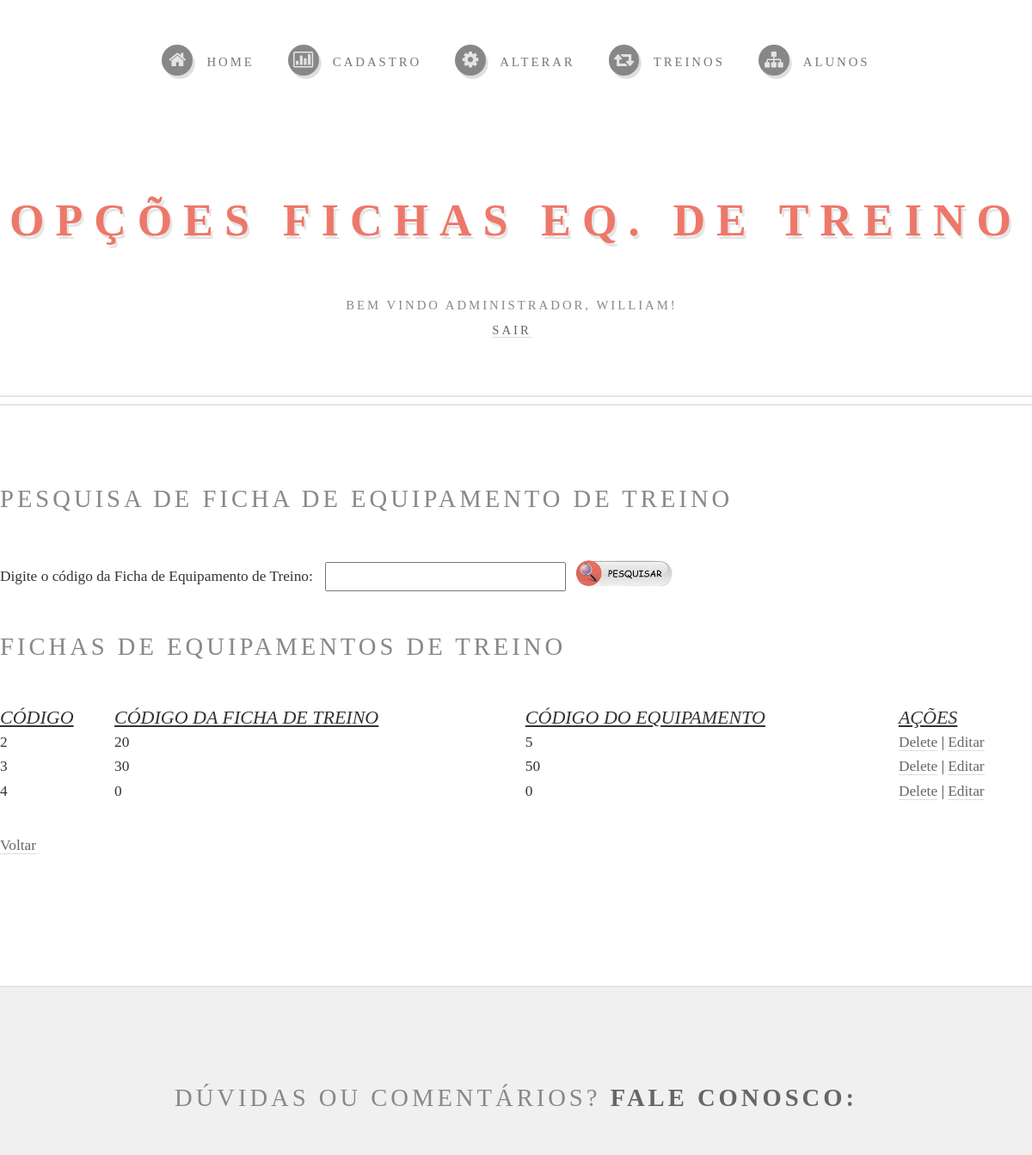
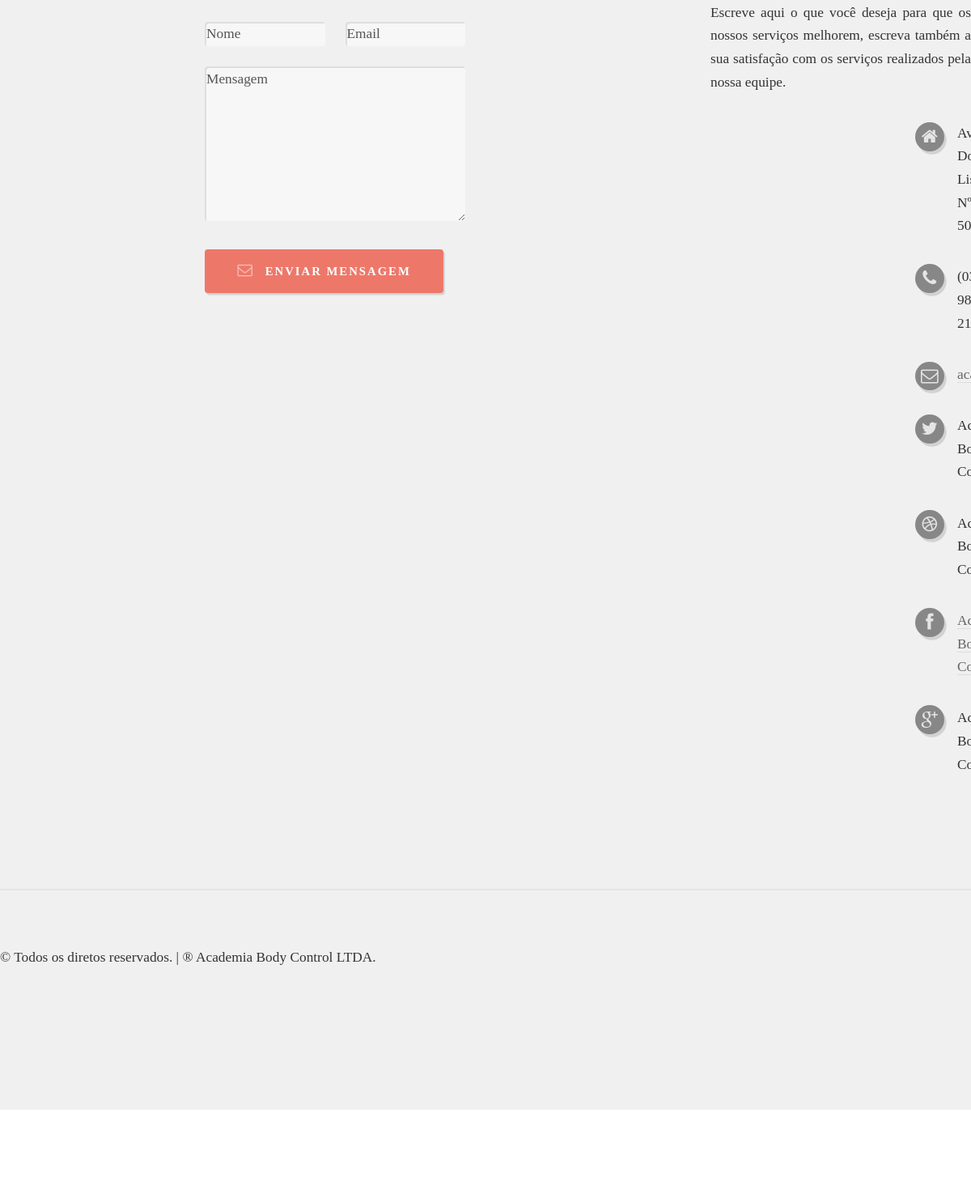
The app's page /equipamento_treino/pesquisa.php (signed in) with its own data (2 pictures, top to bottom).
### tables this page shows
CREATE TABLE IF NOT EXISTS `fichaequipamentodetreino` (
  `codigo` int(11) NOT NULL AUTO_INCREMENT,
  `codigoFicha` int(11) NOT NULL,
  `codigoEquipamento` int(4) NOT NULL,
  PRIMARY KEY (`codigo`)
);

### equipamento_treino/pesquisa.php (the view, shortened to what this page needs)
<!DOCTYPE HTML>
<html>
	<head>
			<link rel="stylesheet" href="../css/skel-noscript.css" />
			<link rel="stylesheet" href="../css/style.css" />
			<link rel="stylesheet" href="../css/style-desktop.css" />
	</head>
	<body class="homepage">
			<div id="header-wrapper">
					<div id="header" class="container">
							<h1 id="logo"><a href="#">Opções Fichas Eq. de Treino</a></h1>
                            <div class="bv">
<?php
		$usuario = $_SESSION['user'];
		print "<p>Bem vindo administrador, $usuario!";
?>
</br><a href='../logout.php'>Sair</a>
</div>
							<nav id="nav">
									<ul>
									<li><a class="icon icon-home" href="../index.php"><span>HOME</span></a></li>
									<li>
										<a href="" class="icon icon-bar-chart"><span>CADASTRO</span></a>
									</li>
									<li><a class="icon icon-cog" href="#"><span>ALTERAR</span></a>
                                        </li>
									<li><a class="icon icon-retweet" href="../treinos.php"><span>TREINOS</span></a></li>
									<li><a class="icon icon-sitemap" href="../alunos.php"><span>ALUNOS </span></a></li>
								</ul>
							</nav>
					</div>
			</div>
			<div id="features-wrapper">
					<section id="features" class="container">
						<div class="">
                            <div class="pesquisa">
       <h2>Pesquisa de Ficha de Equipamento de Treino</h2>
       <div class="area_pesquisa">
		<form method="post" action="pesquisa.php">
			<label id='lpesquisa'>Digite o código da Ficha de Equipamento de Treino:</label>
			<input id='ipesquisa' type="text" name="codigo" />
			<button id="submit_pesquisa" class="button" type="submit"></button>
		</form>
        </div>
		<h2>Fichas de Equipamentos de Treino</h2>
		<?php
			$ds = 'mysql:host=localhost;dbname=bodycontrol';
			$user = 'root';
			$pass = '';
			$db = new PDO($ds, $user, $pass);
			if(isset($_POST['codigo'])){
				$codigo = $_POST['codigo'];
				$query = "SELECT * FROM fichaequipamentodetreino WHERE codigo = ?";
				$stm = $db->prepare($query);
				$stm ->bindParam(1, $codigo);
			}
			else  {
				$query = "SELECT * FROM fichaequipamentodetreino";
				$stm = $db->prepare($query);
			}
			if ($stm -> execute()){
						print"<table border style='border-collapse:collapse'>";
						print"<tr class='lista'><th>CÓDIGO</th>";
						print"<th>CÓDIGO DA FICHA DE TREINO</th>";
						print"<th>CÓDIGO DO EQUIPAMENTO</th>";
						print"<th>AÇÕES</th></tr>";
						while ($row = $stm->fetch()){
						$codigo = $row['codigo'];
						$codigoFicha = $row ['codigoFicha'];
						$codigoEquipamento = $row ['codigoEquipamento'];
						print"<tr><td>$codigo</td>";
						print"<td>$codigoFicha</td>";
						print"<td>$codigoEquipamento</td>";
						print"<td><a href='delete.php?codigo=$codigo'>Delete</a> | ";
						print"<a href='edita.php?codigo=$codigo&codigoFicha=$codigoFicha&codigoEquipamento=$codigoEquipamento&'>";
						print"Editar</a></td></tr>";
					}
					print "</table>";
			}
			else{
				print"<h3>Erro ao listar Fichas de Treino</h3>";
			}
		?>
		<a href="../index.php">Voltar</a>
							</div>
						</div>
					</section>
			</div>
			<div id="main-wrapper">
			<div id="footer-wrapper">
					<div id="footer" class="container">
						<header>
							<h2>DÚVIDAS OU COMENTÁRIOS? <strong>FALE CONOSCO:</strong></h2>
						</header>
						<div class="row">
							<div class="6u">
								<section>
									<form method="post" action="#">
										<div class="row half">
											<div class="6u">
												<input name="name" placeholder="Nome" type="text" class="text" />
											</div>
											<div class="6u">
												<input name="email" placeholder="Email" type="text" class="text" />
											</div>
										</div>
										<div class="row half">
											<div class="12u">
												<textarea name="message" placeholder="Mensagem"></textarea>
											</div>
										</div>
										<div class="row half">
											<div class="12u">
												<a href="#" class="button button-icon icon icon-envelope">Enviar Mensagem</a>
											</div>
										</div>
									</form>
								</section>
							</div>
							<div class="6u">
								<section>
									<p>Escreve aqui o que você deseja para que os nossos serviços melhorem, escreva também a sua satisfação com os serviços realizados pela nossa equipe.</p>
									<div class="row">
										<ul class="icons 6u">
											<li class="icon icon-home">Av. Doutor Lisboa, Nº 500</li>
											<li class="icon icon-phone">
												(035) 9892-2133</li>
											<li class="icon icon-envelope">
												<a href="#">academia@bodycontrol.com</a></li>
										</ul>
										<ul class="icons 6u">
											<li class="icon icon-twitter">Academia Body Control</li>
											<li class="icon icon-dribbble">Academia Body Control</li>
											<li class="icon icon-facebook"><a href="https://www.facebook.com/pages/Body-Control/234431953391505?skip_nax_wizard=true">Academia Body Control</a></li>
											<li class="icon icon-google-plus">Academia Body Control</li>
										</ul>
									</div>
								</section>
							</div>
						</div>
					</div>
					<div id="copyright" class="container">
                      <p>&copy; Todos os diretos reservados. | 	          																																																&reg; Academia Body Control LTDA.</p>
					</div>
			</div>
	</body>
</html>

### css/skel-noscript.css (style rules this page uses)
html,body,div,span,applet,object,iframe,h1,h2,h3,h4,h5,h6,p,blockquote,pre,a,abbr,acronym,address,big,cite,code,del,dfn,em,img,ins,kbd,q,s,samp,small,strike,strong,sub,sup,tt,var,b,u,i,center,dl,dt,dd,ol,ul,li,fieldset,form,label,legend,table,caption,tbody,tfoot,thead,tr,th,td,article,aside,canvas,details,embed,figure,figcaption,footer,header,hgroup,menu,nav,output,ruby,section,summary,time,mark,audio,video { margin:0;padding:0;border:0;font-size:100%;font:inherit;vertical-align:baseline; }
article,aside,details,figcaption,figure,footer,header,hgroup,menu,nav,section { display:block; }
body { line-height:1; }
ol,ul { list-style:none; }
table { border-collapse:collapse;border-spacing:0; }
body { -webkit-text-size-adjust:none }
*, *:before, *:after { -moz-box-sizing: border-box; -webkit-box-sizing: border-box; -o-box-sizing: border-box; -ms-box-sizing: border-box; box-sizing: border-box; }
body { min-width: 1200px; }
.container { width: 1200px; margin: 0 auto; }
.\31 2u { width: 100% }
.\36 u { width: 50% }
.row > * { float: left; -moz-box-sizing: border-box; -webkit-box-sizing: border-box; -o-box-sizing: border-box; -ms-box-sizing: border-box; box-sizing: border-box; padding-bottom: 0; padding-left: 303px; padding-right: 0; padding-top: 50px; }
.row + .row > * { padding-top: 50px; }
.row { margin-left: -50px; }
.row:after { content: ''; display: block; clear: both; height: 0; }
.row:first-child > * { padding-top: 0; }
.row > * { padding-top: 0; }
.row.half > * { padding: 25px 0 0 25px; }
.row.half + .row.half > * { padding-top: 25px; }
.row.half { margin-left: -25px; }

### css/style-desktop.css (style rules this page uses)
body,input,textarea,select { line-height: 1.65em; font-size: 13pt; }
h2 { font-size: 1.65em; font-weight: 400; letter-spacing: 4px; margin: 0 0 1.5em 0; line-height: 1.75em; }
.button { font-size: 0.85em; letter-spacing: 2px; padding: 0.85em 2.75em 0.85em 2.75em; }
#features-wrapper { padding: 6em 0 6em 0; }
#main-wrapper { padding: 6em 0 6em 0; }
#footer-wrapper { padding: 6em 0 8em 0; }
#header { padding: 14em 0 7em 0; }
#header h1 { font-size: 3em; letter-spacing: 13px; }
#header p { margin: 2.5em 0 0 0; font-size: 0.85em; letter-spacing: 3px; }
#nav { position: absolute; top: 3em; left: 0; width: 100%; }
#nav > ul > li { display: inline-block; padding-right: 2em; }
#nav > ul > li:last-child { padding-right: 0; }
#nav > ul > li > a { display: block; }
#nav > ul > li > a > span { font-size: 0.85em; letter-spacing: 3px; }
#copyright { margin-top: 6em; padding-top: 4em; }

### css/style-1000px.css (style rules this page uses)
body { line-height: 1.75em; font-size: 12pt; }
h2 { margin: 0 0 1em 0; }
#features-wrapper { padding: 4em 0 4em 0; }
#main-wrapper { padding: 4em 0 4em 0; }
#footer-wrapper { padding: 4em 0 6em 0; }
#header { padding: 12em 0 7em 0; }
#header h1 { font-size: 2.5em; }
#header p { margin: 2em 0 0 0; }
#nav > ul > li { padding-right: 1.25em; }
#copyright { margin-top: 5em; padding-top: 2em; }

### records on screen
fichaequipamentodetreino: codigo "2", codigoFicha "20", codigoEquipamento "5"
fichaequipamentodetreino: codigo "3", codigoFicha "30", codigoEquipamento "50"
fichaequipamentodetreino: codigo "4", codigoFicha "0", codigoEquipamento "0"

### other values on screen
$usuario "WILLIAM"
